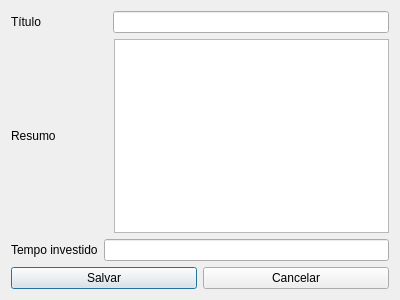
<?xml version="1.0" encoding="UTF-8"?>
<ui version="4.0">
 <class>edit_task</class>
 <widget class="QDialog" name="edit_task">
  <property name="geometry">
   <rect>
    <x>0</x>
    <y>0</y>
    <width>400</width>
    <height>300</height>
   </rect>
  </property>
  <property name="windowTitle">
   <string>Dialog</string>
  </property>
  <layout class="QVBoxLayout" name="verticalLayout">
   <item>
    <layout class="QHBoxLayout" name="horizontalLayout_3">
     <item>
      <widget class="QLabel" name="label">
       <property name="text">
        <string>Título</string>
       </property>
      </widget>
     </item>
     <item>
      <spacer name="horizontalSpacer_2">
       <property name="orientation">
        <enum>Qt::Horizontal</enum>
       </property>
       <property name="sizeType">
        <enum>QSizePolicy::Preferred</enum>
       </property>
       <property name="sizeHint" stdset="0">
        <size>
         <width>66</width>
         <height>20</height>
        </size>
       </property>
      </spacer>
     </item>
     <item>
      <widget class="QLineEdit" name="title_edit"/>
     </item>
    </layout>
   </item>
   <item>
    <layout class="QHBoxLayout" name="horizontalLayout_2">
     <item>
      <widget class="QLabel" name="label_2">
       <property name="text">
        <string>Resumo</string>
       </property>
      </widget>
     </item>
     <item>
      <spacer name="horizontalSpacer">
       <property name="orientation">
        <enum>Qt::Horizontal</enum>
       </property>
       <property name="sizeType">
        <enum>QSizePolicy::Preferred</enum>
       </property>
       <property name="sizeHint" stdset="0">
        <size>
         <width>52</width>
         <height>20</height>
        </size>
       </property>
      </spacer>
     </item>
     <item>
      <widget class="QTextEdit" name="resume_edit"/>
     </item>
    </layout>
   </item>
   <item>
    <layout class="QHBoxLayout" name="horizontalLayout">
     <item>
      <widget class="QLabel" name="label_3">
       <property name="text">
        <string>Tempo investido</string>
       </property>
      </widget>
     </item>
     <item>
      <widget class="QLineEdit" name="time_edit"/>
     </item>
    </layout>
   </item>
   <item>
    <layout class="QHBoxLayout" name="horizontalLayout_4">
     <item>
      <widget class="QPushButton" name="save_bt">
       <property name="text">
        <string>Salvar</string>
       </property>
      </widget>
     </item>
     <item>
      <widget class="QPushButton" name="cancel_bt">
       <property name="text">
        <string>Cancelar</string>
       </property>
      </widget>
     </item>
    </layout>
   </item>
  </layout>
 </widget>
 <resources/>
 <connections/>
</ui>
